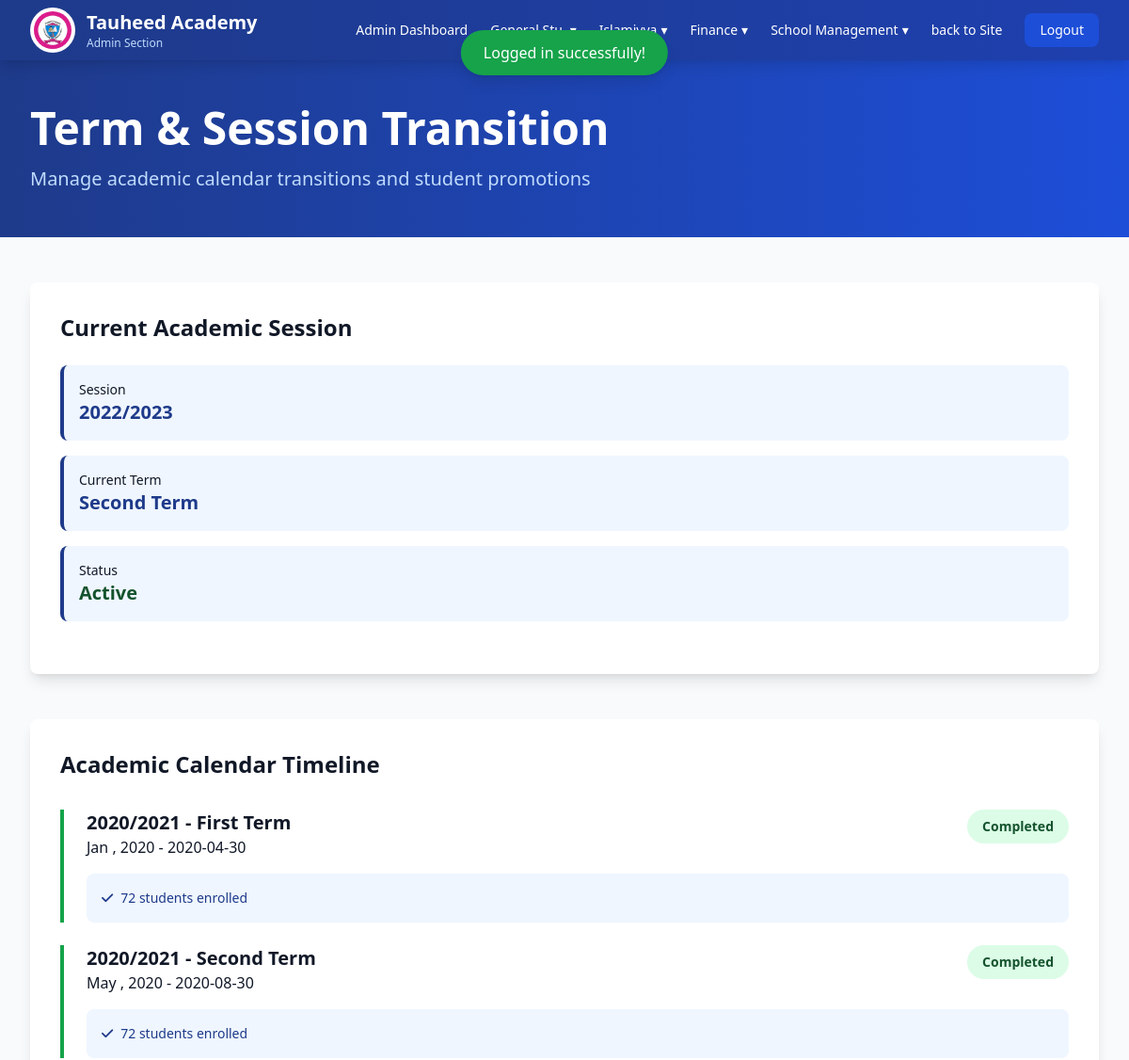
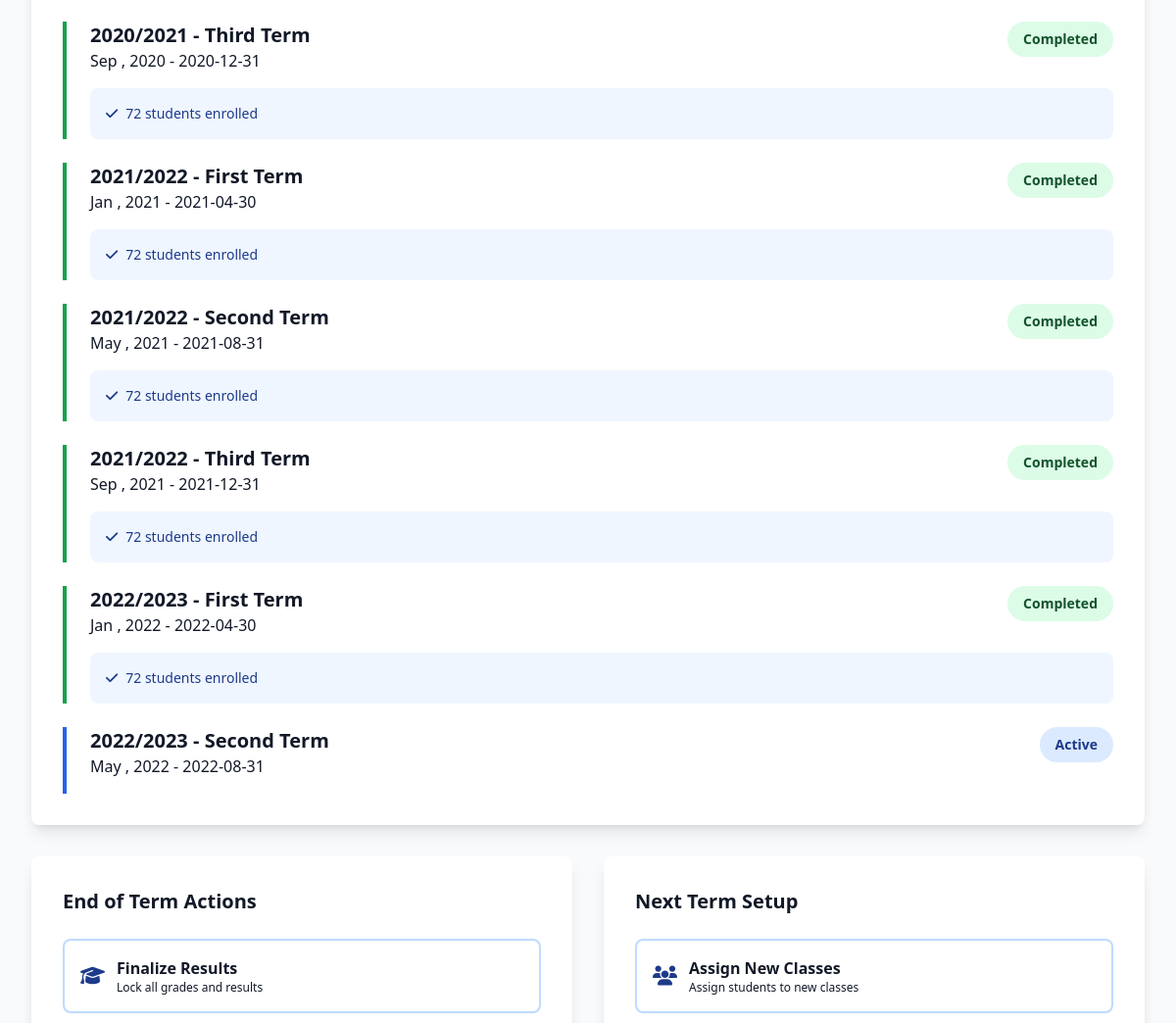
Page /pages/admin/session-term-transtion.php (signed in, upper part) on the earlier database version (2 pictures, top to bottom).
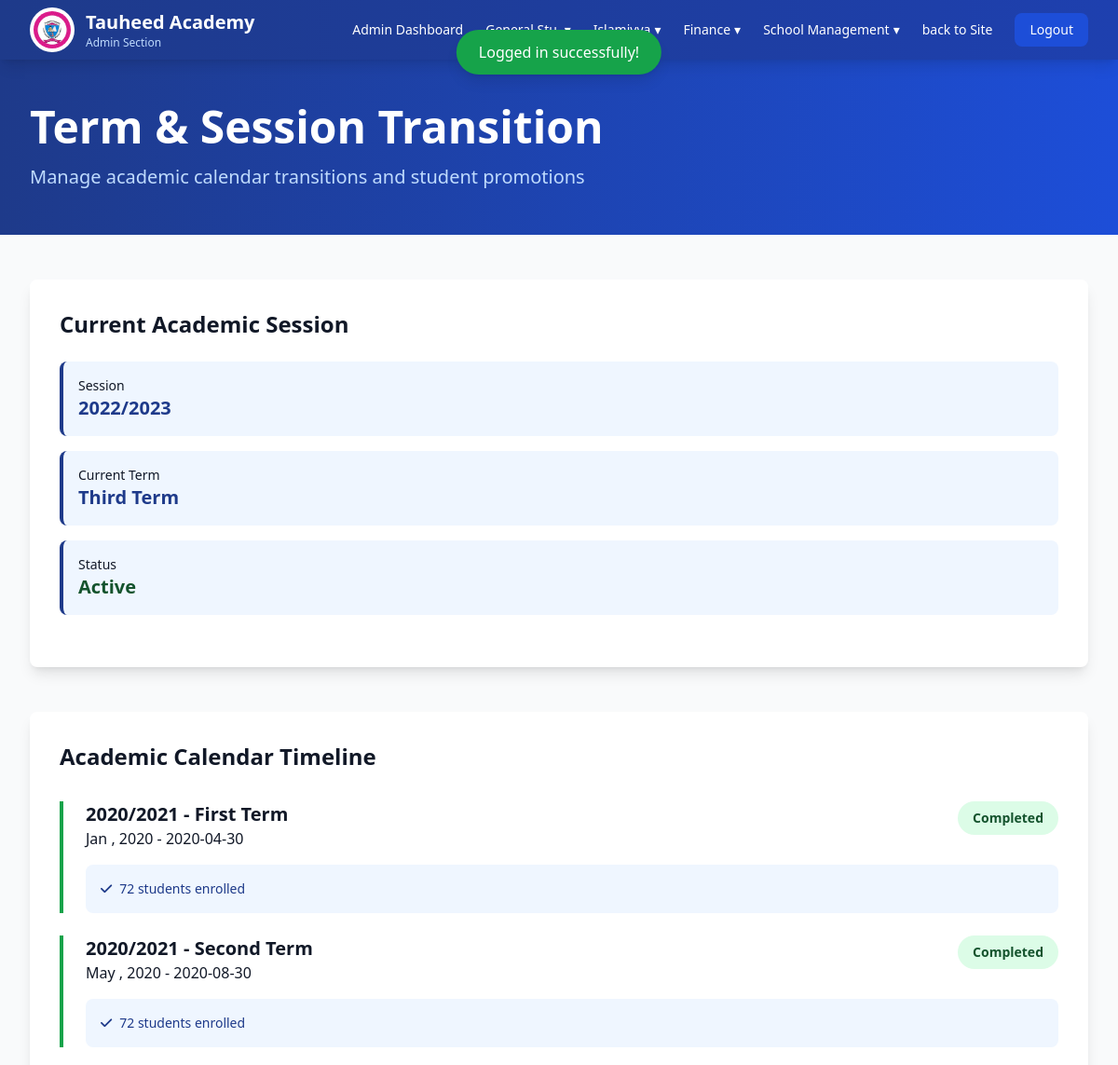
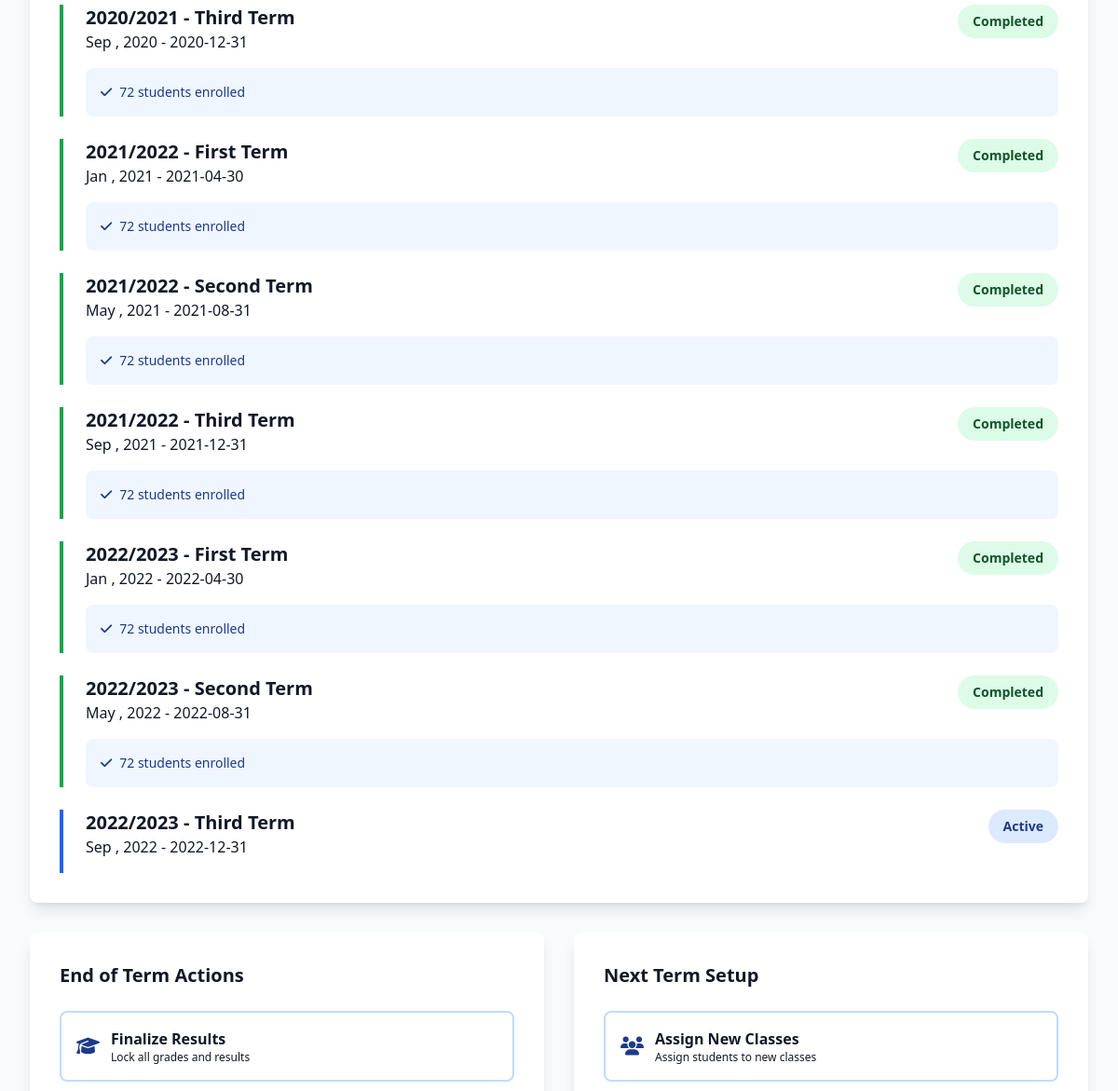
Same page on the later database version (2 pictures, top to bottom).
### tables this page shows
CREATE TABLE `terms` (
  `id` int(11) NOT NULL,
  `name` varchar(100) NOT NULL,
  `session_id` int(11) NOT NULL,
  `start_date` date DEFAULT NULL,
  `end_date` date DEFAULT NULL,
  `status` enum('pending','ongoing','finished') DEFAULT 'pending',
  `created_at` timestamp NOT NULL DEFAULT current_timestamp(),
  `deleted_at` datetime DEFAULT NULL,
  `updated_at` timestamp NOT NULL DEFAULT current_timestamp() ON UPDATE current_timestamp()
);

CREATE TABLE `sessions` (
  `id` int(11) NOT NULL,
  `name` varchar(100) NOT NULL,
  `start_date` date DEFAULT NULL,
  `end_date` date DEFAULT NULL,
  `status` enum('pending','ongoing','finished') DEFAULT 'pending',
  `created_at` timestamp NOT NULL DEFAULT current_timestamp(),
  `deleted_at` datetime DEFAULT NULL,
  `updated_at` timestamp NOT NULL DEFAULT current_timestamp() ON UPDATE current_timestamp()
);

### pages/admin/session-term-transtion.php (the view, shortened to what the changed rows need)
<?php
include __DIR__ . '/../../includes/header.php';
$stmt = $pdo->prepare("
    SELECT terms.*, sessions.name AS session_name
    FROM terms
    LEFT JOIN sessions ON terms.session_id = sessions.id AND sessions.deleted_at IS NULL
    WHERE terms.deleted_at IS NULL
    ORDER BY sessions.name ASC, terms.name ASC
");
$stmt->execute();
$terms = $stmt->fetchAll(PDO::FETCH_ASSOC);
$active = 'ongoing';
$stmt = $pdo->prepare("
    SELECT terms.*, sessions.name AS session_name
    FROM terms
    LEFT JOIN sessions ON terms.session_id = sessions.id AND sessions.deleted_at IS NULL
    WHERE terms.status = ? AND terms.deleted_at IS NULL
    LIMIT 1
");
$stmt->execute([$active]);
$current_term = $stmt->fetch(PDO::FETCH_ASSOC);
?>
<body class="bg-gray-50">
    <?php include(__DIR__ . "/./includes/admins-section-nav.php") ?>
    <section class="bg-gradient-to-r from-blue-900 to-blue-700 text-white py-12">
        <div class="max-w-7xl mx-auto px-4 sm:px-6 lg:px-8">
            <h1 class="text-4xl md:text-5xl font-bold mb-4">Term & Session Transition</h1>
        </div>
    </section>
    <section class="py-12 bg-gray-50">
        <div class="max-w-7xl mx-auto px-4 sm:px-6 lg:px-8">
            <div class="grid grid-cols-1 md:grid-cols-1 gap-8 mb-12">
                <div class="bg-white rounded-lg shadow-lg p-8">
                    <?php if ($current_term) : ?>
                        <h2 class="text-2xl font-bold text-gray-900 mb-6">Current Academic Session</h2>
                        <div class="space-y-4 mb-6">
                            <div class="bg-blue-50 p-4 rounded-lg border-l-4 border-blue-900">
                                <p class="text-sm text-gray-900">Session</p>
                                <p class="text-xl font-bold text-blue-900"><?= $current_term['session_name'] ?></p>
                            </div>
                            <div class="bg-blue-50 p-4 rounded-lg border-l-4 border-blue-900">
                                <p class="text-sm text-gray-900">Current Term</p>
                                <p class="text-xl font-bold text-blue-900"><?= $current_term['name'] ?></p>
                            </div>
                            <div class="bg-blue-50 p-4 rounded-lg border-l-4 border-blue-900">
                                <p class="text-sm text-gray-900">Status</p>
                                <p class="text-xl font-bold text-green-900">Active</p>
                            </div>
                        </div>
                    <?php else : ?>
                        <h2 class="text-2xl font-bold text-gray-900 mb-6">No Academic Session Is Active</h2>
                    <?php endif ?>
                </div>
            </div>
            <div class="bg-white rounded-lg shadow-lg p-8 mb-8">
                <h2 class="text-2xl font-bold text-gray-900 mb-8">Academic Calendar Timeline</h2>
                <div class="space-y-6">
                    <?php foreach ($terms as $term) : ?>
                        <div class="border-l-4
                                    <?php if ($term['status'] === 'ongoing') : ?>
                                    border-blue-600
                                <?php elseif ($term['status'] === 'finished') : ?>
                                    border-green-600
                                <?php elseif ($term['status'] === 'pending') : ?>
                                    border-gray-400
                                <?php endif; ?>
                                pl-6">
                            <div class="flex justify-between items-start mb-4">
                                <div>
                                    <h3 class="text-xl font-bold text-gray-900"><?= $term['session_name'] ?> - <?= $term['name'] ?></h3>
                                    <p class="text-gray-900"><?= date('M , Y', strtotime($term['start_date'])) ?> - <?= $term['end_date'] ?></p>
                                </div>
                                <?php if ($term['status'] === 'ongoing') :  ?>
                                    <span class="px-4 py-2 bg-blue-100 text-blue-900 rounded-full text-sm font-semibold">Active</span>
                                <?php elseif ($term['status'] === 'finished') :  ?>
                                    <span class="px-4 py-2 bg-green-100 text-green-900 rounded-full text-sm font-semibold">Completed</span>
                                <?php elseif ($term['status'] === 'pending') :  ?>
                                    <span class="px-4 py-2 bg-gray-100 text-gray-900 rounded-full text-sm font-semibold">Pending</span>
                                <?php endif;  ?>
                            </div>
                            <?php if ($term['status'] === 'finished') : ?>
                                <div class="bg-blue-50 p-4 rounded-lg text-sm text-blue-900">
                                    <p><i class="fas fa-check mr-2"></i>72 students enrolled</p>
                                </div>
                            <?php endif ?>
                        </div>
                    <?php endforeach ?>
                </div>
            </div>
        </div>
    </section>
</body>
</html>

Differences in the rows shown:
added terms: session.name "2022/2023", name "Third Term", start_date "Sep , 2022", end_date "2022-12-31", status "Active"
changed terms "May , 2022": status "Active" → "Completed 72 students enrolled"
Other differences:
$current_term['name']: "Second Term" → "Third Term"
